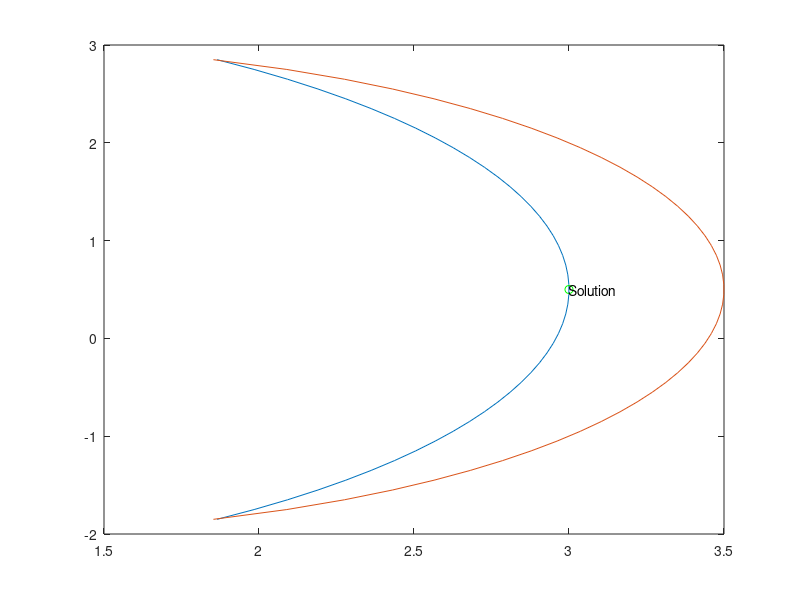

Here is the MATLAB script that generated this plot:
function cont6()
% cont6()
% contour for the multi-objective optimization problem: 
% bbeale.m or ofun6.m

% All Rights Reserved, 
% Revision 3.0, Oct. 1996
% Evolution Strategy Toolbox 1993-96
% To Thanh Binh University of Magdeburg Germany

 

hold off

testcase=2;

if testcase==1,      % in the objective function space
                     % optimization without nonlinear constraints
   plot3(0,0,0,'og'); 
   text(0,0,0,'Solution');
   axis([0 10 0 10 0 10]);
   hold on

elseif testcase ==2, % in the parameter space
                     % optimization with nonlinear constraints

   y=[-1.85:.1:2.9];
   
   plot(sqrt(9-(y-0.5).^2),y); 
   hold on
   plot(1 + sqrt(6.25-(y-0.5).^2),y);
   plot(3,.5,'og');
   text(3,.5,'Solution');
   %axis([1.6 4 -2 3])
end
